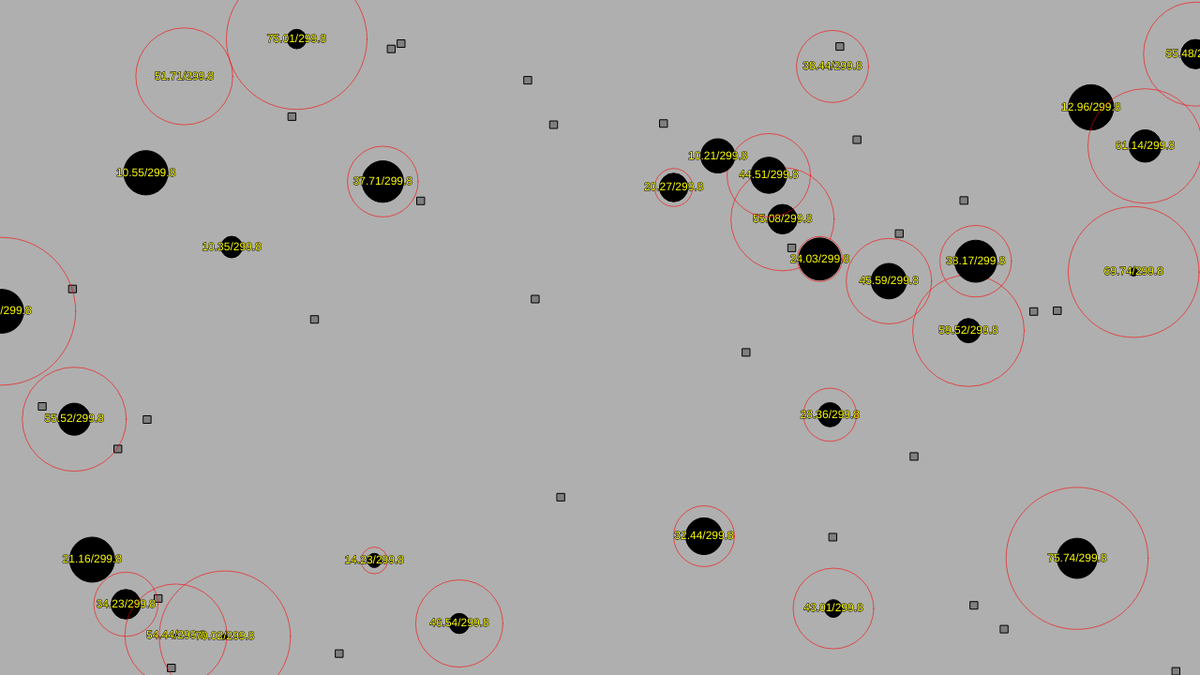
Frame 1 (no input)
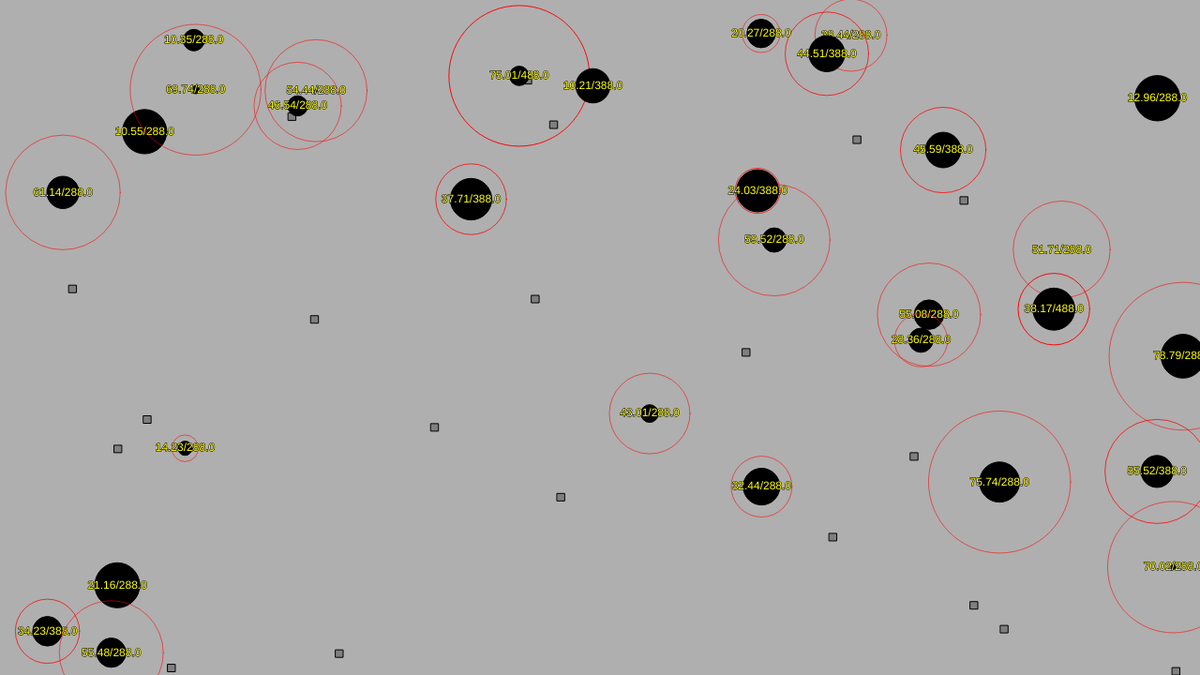
Frame 60 (no input)
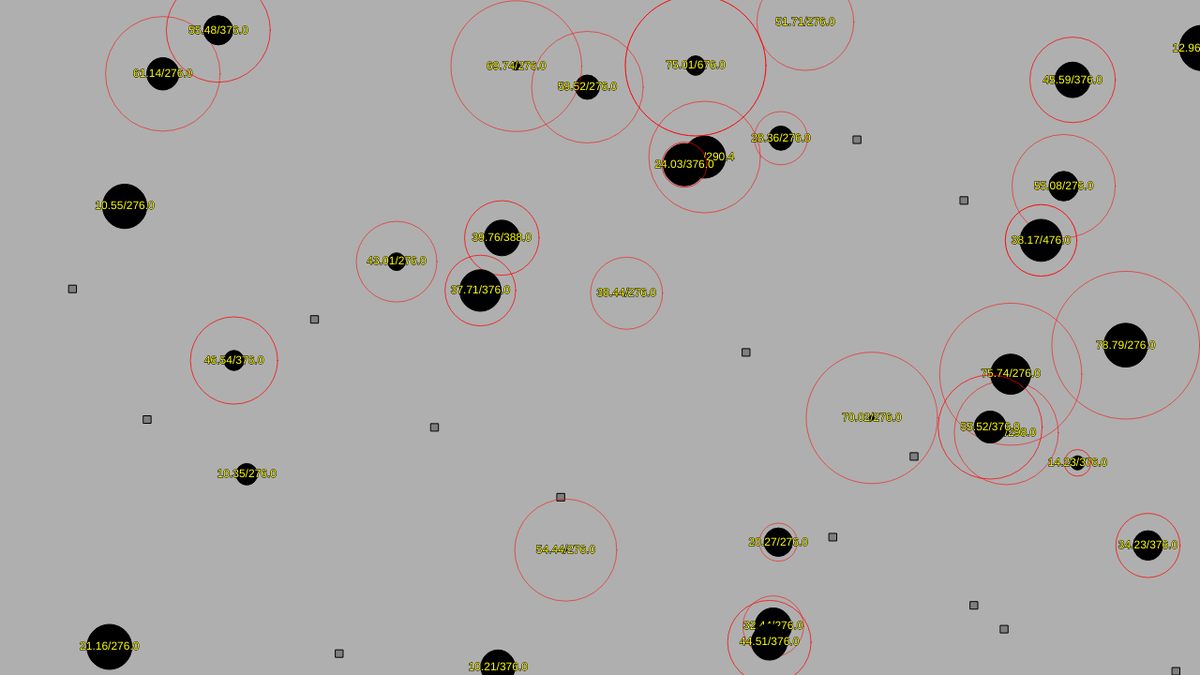
Frame 120 (the mouse pressed at the canvas centre since frame 60)

The p5.js sketch that drew these frames (run headless with seeded random() and noise() and a simulated clock; from frame 60 on, the mouse is pressed at the canvas centre):

// p5.js sketch
// ── sketch.js
// Evolution EcoSystem
// Daniel Shiffman <http://www.shiffman.net>
// The Nature of Code

// A World of creatures that eat food
// The more they eat, the longer they survive
// The longer they survive, the more likely they are to reproduce
// The bigger they are, the easier it is to land on food
// The bigger they are, the slower they are to find food
// When the creatures die, food is left behind


let world;
let speedSlider;
let resetButton;
let timeAccumulator = 0;

function setup() {
  createCanvas(1280, 720);
  // World starts with 30 creatures
  // and 30 pieces of food
  world = new World(30);

  speedSlider = createSlider(0.2, 100, 1, 0.1);
  speedSlider.position(10, height + 10); // Posição abaixo do canvas
  resetButton = createButton('Resetar Velocidade (1x)');
  resetButton.position(speedSlider.x + speedSlider.width + 10, height + 10);
  resetButton.mousePressed(resetSpeed);
}

function resetSpeed() {
  speedSlider.value(1);
}

function draw() {
  let simulationSpeed = speedSlider.value();
  timeAccumulator += simulationSpeed;
  while (timeAccumulator >= 1.0) {
    background(175);
    world.run();
    timeAccumulator -= 1.0;
  }
}

// We can add a creature manually if we so desire
function mousePressed() {
  if (mouseY < height && mouseX < width) {
    world.born(mouseX, mouseY);
  }
}

function mouseDragged() {
  if (mouseY < height && mouseX < width) {
    world.born(mouseX, mouseY);
  }
}
// ── bloop.js
// The Nature of Code
// Daniel Shiffman
// http://natureofcode.com

// Evolution EcoSystem

// Creature class

// Create a "bloop" creature
class Bloop {
  constructor(l, dna_) {
    this.position = l.copy(); // Location
    this.health = 300; // Life timer
    this.xoff = random(1000); // For perlin noise
    this.yoff = random(1000);
    this.dna = dna_; // DNA
    // DNA will determine size and maxspeed
    // The bigger the bloop, the slower it is
    this.maxspeed = map(this.dna.genes[0], 0, 1, 8, 1);
    this.r = map(this.dna.genes[0], 0, 1, 0, 50);

    this.vision = map(this.dna.genes[1], 0, 1, 10, 80);
    this.velocity = createVector(random(-1, 1), random(-1, 1));
    this.acceleration = createVector(0, 0);
    this.maxforce = 0.4;
  }

  run(foodList) {
    this.update(foodList);
    this.borders();
    this.display();
  }

  // Method to update position
  update(foodList) {
    let target = this.findClosestFood(foodList);

    if (target != null) {
      this.seek(target);
    } else {
      this.wander();
    }

    this.velocity.add(this.acceleration);
    this.velocity.limit(this.maxspeed);
    this.position.add(this.velocity);
    this.acceleration.mult(0);

    this.health -= 0.2;
  }

  findClosestFood(foodList) {
    let closestDist = Infinity;
    let closestTarget = null;

    for (let i = foodList.length - 1; i >= 0; i--) {
      let foodLocation = foodList[i];
      let d = p5.Vector.dist(this.position, foodLocation);

      if (d < this.vision && d < closestDist) {
        closestDist = d;
        closestTarget = foodLocation;
      }
    }
    return closestTarget;
  }

  wander() {
    let vx = map(noise(this.xoff), 0, 1, -1, 1);
    let vy = map(noise(this.yoff), 0, 1, -1, 1);
    let desired = createVector(vx, vy);
    desired.setMag(this.maxspeed);

    this.xoff += 0.01;
    this.yoff += 0.01;

    // Steering = desired - velocity
    let steer = p5.Vector.sub(desired, this.velocity);
    steer.limit(this.maxforce);
    this.applyForce(steer);
  }

  seek(target) {
    let desired = p5.Vector.sub(target, this.position);
    desired.setMag(this.maxspeed);

    // Steering = desired - velocity
    let steer = p5.Vector.sub(desired, this.velocity);
    steer.limit(this.maxforce);
    this.applyForce(steer);
  }

  applyForce(force) {
    this.acceleration.add(force);
  }

  // A bloop can find food and eat it
  eat(f) {
    let food = f.getFood();
    // Are we touching any food objects?
    for (let i = food.length - 1; i >= 0; i--) {
      let foodLocation = food[i];
      let d = p5.Vector.dist(this.position, foodLocation);
      // If we are, juice up our strength!
      if (d < this.r / 2) {
        this.health += 100;
        food.splice(i, 1);
      }
    }
  }

  // At any moment there is a teeny, tiny chance a bloop will reproduce
  reproduce(allBloops) {
    // Chance de reprodução
    if (random(1) < 0.0005) {
      // Encontra um parceiro próximo (dentro da visão)
      let partner = this.findPartner(allBloops);
      
      if (partner != null) {
        // Se encontrou parceiro, faz o crossover
        let childDNA = this.dna.crossover(partner.dna);
        childDNA.mutate(0.1);
        return new Bloop(this.position.copy(), childDNA);
      }
    }
    return null;
  }

  // Encontra o parceiro mais próximo DENTRO do raio de visão
  findPartner(allBloops) {
    let closestDist = Infinity;
    let closestPartner = null;

    for (let i = 0; i < allBloops.length; i++) {
      let other = allBloops[i];
      let d = p5.Vector.dist(this.position, other.position);

      // Não pode ser ele mesmo E tem que estar na visão E ser o mais próximo
      if (other != this && d < this.vision && d < closestDist) {
        closestDist = d;
        closestPartner = other;
      }
    }
    return closestPartner;
  }

  // Wraparound
  borders() {
    if (this.position.x < -this.r/2) this.position.x = width+this.r/2;
    if (this.position.y < -this.r/2) this.position.y = height+this.r/2;
    if (this.position.x > width+this.r/2) this.position.x = -this.r/2;
    if (this.position.y > height+this.r/2) this.position.y = -this.r/2;
  }

  // Method to display
  display() {
    push();
    noFill();
    stroke(255, 0, 0, this.health/2);
    ellipse(this.position.x, this.position.y, this.vision * 2, this.vision * 2);
    pop();

    ellipseMode(CENTER);
    stroke(0, this.health);
    fill(0, this.health);
    ellipse(this.position.x, this.position.y, this.r, this.r);

    fill(255, 255, 0, this.health);
    textAlign(CENTER, CENTER);
    text(`${this.vision.toFixed(2)}/${this.health.toFixed(1)}`, this.position.x, this.position.y);
  }

  // Death
  dead() {
    if (this.health < 0.0) {
      return true;
    } else {
      return false;
    }
  }
}

// ── dna.js
// Evolution EcoSystem
// Daniel Shiffman <http://www.shiffman.net>

// Class to describe DNA
// Has more features for two parent mating (not used in this example)


// Constructor (makes a random DNA)
class DNA {
  constructor(newgenes) {
    if (newgenes) {
      this.genes = newgenes;
    } else {
      // The genetic sequence
      // DNA is random floating point values between 0 and 1 (!!)
      this.genes = new Array(2);
      for (let i = 0; i < this.genes.length; i++) {
        this.genes[i] = random(0, 1);
      }
    }
  }

  copy() {
    // should switch to fancy JS array copy
    let newgenes = [];
    for (let i = 0; i < this.genes.length; i++) {
      newgenes[i] = this.genes[i];
    }

    return new DNA(newgenes);
  }

  // Based on a mutation probability, picks a new random character in array spots
  mutate(m) {
    for (let i = 0; i < this.genes.length; i++) {
      if (random(1) < m) {
        this.genes[i] = random(0, 1);
      }
    }
  }

  // Método de Crossover (Reprodução Sexuada)
  crossover(partner) {
    let newgenes = new Array(this.genes.length);
    
    // Itera por todos os genes
    for (let i = 0; i < this.genes.length; i++) {
      // 50% de chance de pegar o gene deste pai
      if (random(1) < 0.5) {
        newgenes[i] = this.genes[i];
      } else {
      // 50% de chance de pegar o gene do outro pai (partner)
        newgenes[i] = partner.genes[i];
      }
    }
    // Retorna o novo DNA do filho
    return new DNA(newgenes);
  }
  
}
// ── food.js
// The Nature of Code
// Daniel Shiffman
// http://natureofcode.com

// Evolution EcoSystem

// A collection of food in the world

class Food {
  constructor(num) {
    // Start with some food
    this.food = [];
    for (let i = 0; i < num; i++) {
      this.food.push(createVector(random(width), random(height)));
    }
  }

  // Add some food at a location
  add(l) {
    this.food.push(l.copy());
  }

  // Display the food
  run() {
    for (let i = 0; i < this.food.length; i++) {
      let f = this.food[i];
      rectMode(CENTER);
      stroke(0);
      fill(127);
      rect(f.x, f.y, 8, 8);
    }

    // There's a small chance food will appear randomly
    if (random(1) < 0.005) {
      this.food.push(createVector(random(width), random(height)));
    }
  }

  // Return the list of food
  getFood() {
    return this.food;
  }
}
// ── world.js
// The Nature of Code
// Daniel Shiffman
// http://natureofcode.com

// Evolution EcoSystem

// The World we live in
// Has bloops and food

// Constructor
class World {
  constructor(num) {
    // Start with initial food and creatures
    this.food = new Food(num);
    this.bloops = []; // An array for all creatures
    for (let i = 0; i < num; i++) {
      let l = createVector(random(width), random(height));
      let dna = new DNA();
      this.bloops.push(new Bloop(l, dna));
    }
  }

  // Make a new creature
  born(x, y) {
    let l = createVector(x, y);
    let dna = new DNA();
    this.bloops.push(new Bloop(l, dna));
  }

  // Run the world
  run() {
    // Deal with food
    this.food.run();

    // Cycle through the ArrayList backwards b/c we are deleting
    for (let i = this.bloops.length - 1; i >= 0; i--) {
      // All bloops run and eat
      let b = this.bloops[i];
      b.run(this.food.getFood());
      b.eat(this.food);
      // If it's dead, kill it and make food
      if (b.dead()) {
        this.bloops.splice(i, 1);
        this.food.add(b.position);
      }
      // Perhaps this bloop would like to make a baby?
      let child = b.reproduce(this.bloops);
      if (child != null) this.bloops.push(child);
    }
  }
}
